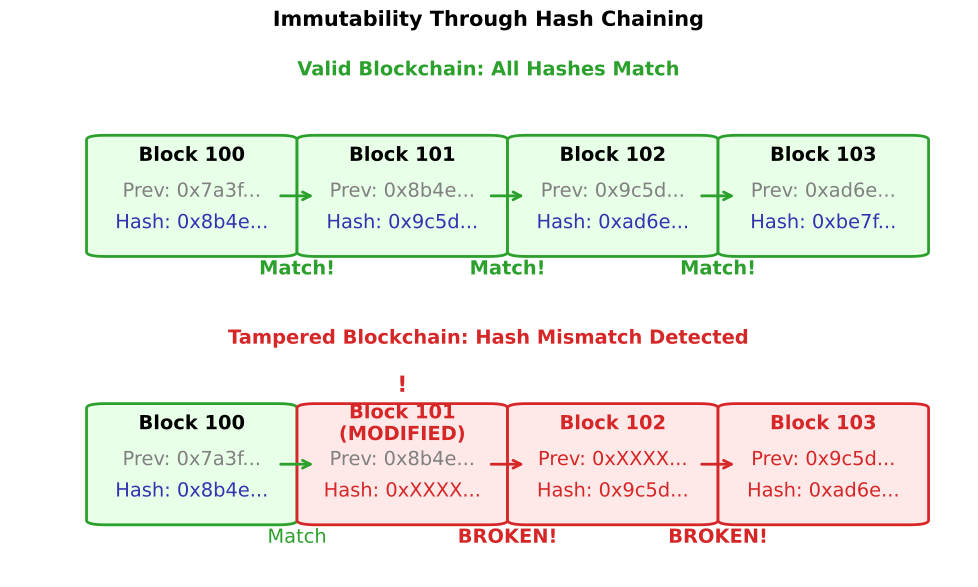

Reproduce this figure in Python.
"""
Chain Immutability: How Changing One Block Breaks the Chain
Visual demonstration of hash chain integrity
"""

import matplotlib.pyplot as plt
import matplotlib.patches as mpatches
from matplotlib.patches import FancyBboxPatch, Rectangle
import numpy as np
from pathlib import Path

CHART_METADATA = {
    'title': 'Blockchain Immutability Demonstration',
    'url': 'https://github.com/Digital-AI-Finance/Blockchain_Crypto/tree/main/Module_A_Blockchain_Foundations/L01_What_is_Blockchain/charts/05_chain_immutability'
}

plt.rcParams.update({
    'font.size': 14,
    'axes.labelsize': 14,
    'axes.titlesize': 16,
    'xtick.labelsize': 12,
    'ytick.labelsize': 12,
    'legend.fontsize': 12,
    'figure.figsize': (10, 6),
    'figure.dpi': 150
})

MLPURPLE = '#3333B2'
MLBLUE = '#0066CC'
MLORANGE = '#FF7F0E'
MLGREEN = '#2CA02C'
MLRED = '#D62728'

fig, axes = plt.subplots(2, 1, figsize=(10, 6))

# Top panel: Valid chain
ax1 = axes[0]
ax1.set_title('Valid Blockchain: All Hashes Match', fontweight='bold', fontsize=14, color=MLGREEN)

blocks_valid = [
    ('Block 100', '0x7a3f...', '0x8b4e...', MLGREEN),
    ('Block 101', '0x8b4e...', '0x9c5d...', MLGREEN),
    ('Block 102', '0x9c5d...', '0xad6e...', MLGREEN),
    ('Block 103', '0xad6e...', '0xbe7f...', MLGREEN),
]

for i, (name, prev_hash, curr_hash, color) in enumerate(blocks_valid):
    x = 0.1 + i * 0.22
    # Block
    block = FancyBboxPatch((x, 0.25), 0.18, 0.5, boxstyle="round,pad=0.02",
                            facecolor='#E8FFE8', edgecolor=color, linewidth=2)
    ax1.add_patch(block)
    ax1.text(x + 0.09, 0.68, name, ha='center', va='center', fontsize=14, fontweight='bold')
    ax1.text(x + 0.09, 0.52, f'Prev: {prev_hash}', ha='center', va='center', fontsize=14, color='gray')
    ax1.text(x + 0.09, 0.38, f'Hash: {curr_hash}', ha='center', va='center', fontsize=14, color=MLPURPLE)

    # Chain arrow
    if i < len(blocks_valid) - 1:
        ax1.annotate('', xy=(x + 0.22, 0.5), xytext=(x + 0.18, 0.5),
                    arrowprops=dict(arrowstyle='->', color=MLGREEN, lw=2))
        ax1.text(x + 0.20, 0.15, 'Match!', ha='center', fontsize=14, color=MLGREEN, fontweight='bold')

ax1.set_xlim(0, 1)
ax1.set_ylim(0, 1)
ax1.axis('off')

# Bottom panel: Tampered chain
ax2 = axes[1]
ax2.set_title('Tampered Blockchain: Hash Mismatch Detected', fontweight='bold', fontsize=14, color=MLRED)

blocks_tampered = [
    ('Block 100', '0x7a3f...', '0x8b4e...', MLGREEN, False),
    ('Block 101\n(MODIFIED)', '0x8b4e...', '0xXXXX...', MLRED, True),
    ('Block 102', '0xXXXX...', '0x9c5d...', MLRED, True),
    ('Block 103', '0x9c5d...', '0xad6e...', MLRED, True),
]

for i, (name, prev_hash, curr_hash, color, broken) in enumerate(blocks_tampered):
    x = 0.1 + i * 0.22
    # Block
    facecolor = '#FFE8E8' if broken else '#E8FFE8'
    block = FancyBboxPatch((x, 0.25), 0.18, 0.5, boxstyle="round,pad=0.02",
                            facecolor=facecolor, edgecolor=color, linewidth=2)
    ax2.add_patch(block)
    ax2.text(x + 0.09, 0.68, name, ha='center', va='center', fontsize=14, fontweight='bold',
             color=MLRED if broken else 'black')
    ax2.text(x + 0.09, 0.52, f'Prev: {prev_hash}', ha='center', va='center', fontsize=14,
             color=MLRED if i > 0 and blocks_tampered[i-1][4] else 'gray')
    ax2.text(x + 0.09, 0.38, f'Hash: {curr_hash}', ha='center', va='center', fontsize=14,
             color=MLRED if broken else MLPURPLE)

    # Chain arrow
    if i < len(blocks_tampered) - 1:
        arrow_color = MLRED if i >= 1 else MLGREEN
        ax2.annotate('', xy=(x + 0.22, 0.5), xytext=(x + 0.18, 0.5),
                    arrowprops=dict(arrowstyle='->', color=arrow_color, lw=2))
        if i >= 1:
            ax2.text(x + 0.20, 0.15, 'BROKEN!', ha='center', fontsize=14, color=MLRED, fontweight='bold')
        else:
            ax2.text(x + 0.20, 0.15, 'Match', ha='center', fontsize=14, color=MLGREEN)

# Warning symbol on modified block
ax2.text(0.32 + 0.09, 0.85, '!', ha='center', va='center', fontsize=16, fontweight='bold', color=MLRED)

ax2.set_xlim(0, 1)
ax2.set_ylim(0, 1)
ax2.axis('off')

plt.suptitle('Immutability Through Hash Chaining', fontweight='bold', fontsize=15, y=0.98)
plt.tight_layout()

output_path = Path(__file__).parent / 'chart.pdf'
plt.savefig(output_path, bbox_inches='tight', dpi=300)
print(f"Chart saved to: {output_path.absolute()}")

plt.close()
